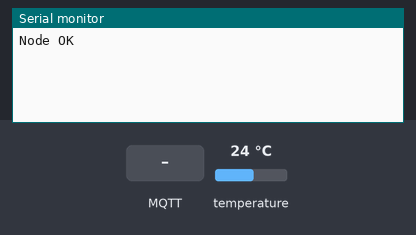
A sketch run on a simulated ESP8266 (NodeMCU). Shown: the last lines printed to the serial monitor. The test bench sets the inputs (shaded band); at power-on: temperature 24 °C. WiFi joins after 1.5 s; servers stay silent unless stated; no MQTT or app messages arrive unless stated.

Above: at 2.7 s.
2.8 s: MQTT message "/0000" arrives on the first subscribed topic
At 3.2 s:
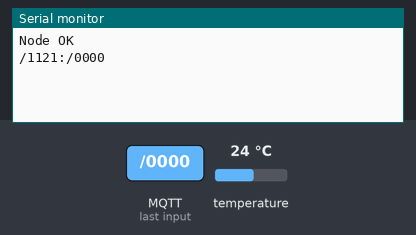
4.3 s: MQTT message "1" arrives on the first subscribed topic
At 5.5 s:
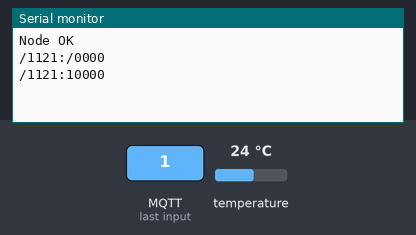
5.8 s: MQTT message "on" arrives on the first subscribed topic
At 7.0 s:
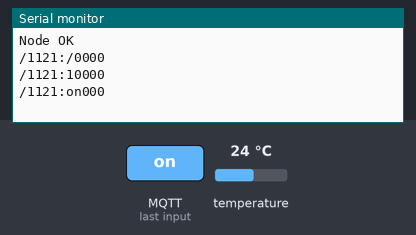
7.3 s: MQTT message "0" arrives on the first subscribed topic
At 8.5 s:
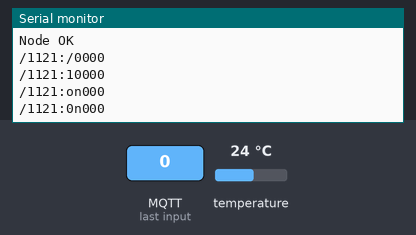
8.8 s: MQTT message "off" arrives on the first subscribed topic
At 9.4 s:
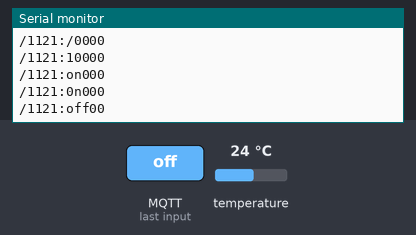
10.3 s: MQTT message "2" arrives on the first subscribed topic
At 11.7 s:
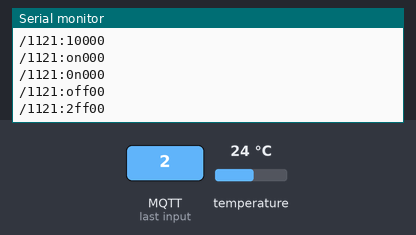

The sketch:

MQTT_Node_ESP8266.ino
```cpp
/***************************************************************************************
* Name        : MQTT_Node_ESP8266
* Author      : Arjan Vuik
* Description : With this an ESP8266 logs in to an MQTT broker and publishes
*               a DS18b20 temperature on the defined channel. the ESP wil subscribe
*               to the difined channels and relay the messages from those channels to
*               the serial port.
****************************************************************************************/

#include <PubSubClient.h>
#include <OneWire.h>
#include <DallasTemperature.h>
#include <ESP8266WiFi.h>
#include <stdlib_noniso.h>

//Define the pin number on which the onewire bus is connected
#define ONE_WIRE_BUS 2

//Network config for the ESP
const char* ssid = "YOURSSIDHERE";
const char* password = "YOURSUPERPASSWORDHERE";

//Difine the MQTT broker adress
byte server[] = {192,168,2,2};

//Add your topics to publish to here
char topic1111[] = "/1111";

//Add your topics to subscribe here
char topic1121[] = "/1121";
char topic1122[] = "/1122";

//Topic handler
char topicRcv[] = "/0000";

//Payload handler
char payloadRcv[5];

//Change the clientname to your liking
String clientName = "Node1";
unsigned long PreviousMillis = 0;

//Setup the OneWireBus
OneWire oneWire(ONE_WIRE_BUS);
//Setup the DS18b20
DallasTemperature sensors(&oneWire);
//Setup the MQTT client
WiFiClient wifiClient;
PubSubClient client(server, 1883, callback, wifiClient);

//Incomming messages from the MQTT broker are handled here
void callback(char* topic, byte* payload, unsigned int length) {
  // handle message arrived
  memcpy(&topicRcv, topic, sizeof(topicRcv)-1);
  memcpy(&payloadRcv,payload,length);
}


void setup() {
  //Setup serial port
  Serial.begin(115200);
  //Login to your wifi AP
  WiFi.begin(ssid, password);
  while (WiFi.status() != WL_CONNECTED) {
    delay(500);
  }
  //Enable the sensor(s)
  sensors.begin();
  //Connect to the broker
  client.connect((char*) clientName.c_str());
  //Subscribe to your topics. Add a subscribe for every topic you want.
  client.subscribe(topic1121);
  client.subscribe(topic1122);
  Serial.println("Node OK");
}

void loop() {
  delay(50);//This is here to give the ESP time to handle WIFI tasks
  if(WiFi.status() == WL_CONNECTED){
    unsigned long CurrentMillis=millis();
    client.loop();//This keeps the connection to the broker alive
    //Get and publish the DS18b20 temp every 10 seconds
    if(CurrentMillis-PreviousMillis>10000){
      PreviousMillis=CurrentMillis;
      sensors.requestTemperatures();
      char charVal[10];
      String payload = "";
      float Temp = sensors.getTempCByIndex(0);
      dtostrf(Temp, 4, 1, charVal);

      for(int i=0;i<5;i++)
      {
        payload+=charVal[i];
      }
      charVal[5]='\0';
      client.publish(topic1111, (char*) payload.c_str());
    }
    //If something was published on one of our subscribed channels
    //Handle is here.
    if (!strstr(topicRcv,"/0000")){
      String Payload = topicRcv;
      Payload += ":";
      Payload += payloadRcv;
      Serial.println(Payload);
      topicRcv[0]='/';
      topicRcv[1]='0';
      topicRcv[2]='0';
      topicRcv[3]='0';
      topicRcv[4]='0';
    }
  }
}
```

Measured:
- after the input at 2.8 s, the serial monitor: prints a new line at once (image 1)
- after the input at 4.3 s, the serial monitor: prints a new line at once (image 2)
- after the input at 5.8 s, the serial monitor: prints a new line at once (image 3)
- after the input at 7.3 s, the serial monitor: prints a new line after 0.05 s (image 4)
- after the input at 8.8 s, the serial monitor: prints a new line at once (image 5)
- after the input at 10.3 s, the serial monitor: prints a new line after 0.53 s (image 6)
